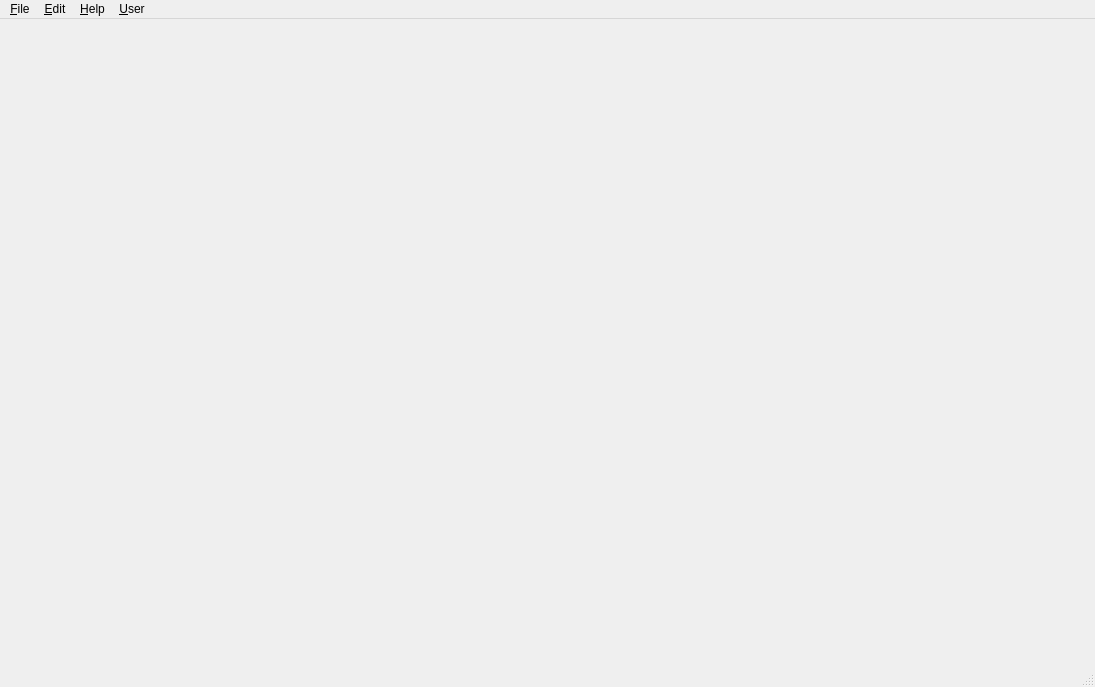
<?xml version="1.0" encoding="UTF-8"?>
<ui version="4.0">
 <class>MainWindow</class>
 <widget class="QMainWindow" name="MainWindow">
  <property name="geometry">
   <rect>
    <x>0</x>
    <y>0</y>
    <width>1095</width>
    <height>687</height>
   </rect>
  </property>
  <property name="windowTitle">
   <string>MainWindow</string>
  </property>
  <widget class="QWidget" name="centralwidget">
   <layout class="QGridLayout" name="gridLayout">
    <item row="0" column="0">
     <widget class="QStackedWidget" name="application">
      <property name="currentIndex">
       <number>0</number>
      </property>
      <widget class="QWidget" name="login"/>
      <widget class="QWidget" name="logged_in">
       <layout class="QGridLayout" name="gridLayout_4">
        <item row="0" column="0">
         <widget class="QTabWidget" name="tabWidget">
          <property name="tabShape">
           <enum>QTabWidget::Triangular</enum>
          </property>
          <property name="currentIndex">
           <number>0</number>
          </property>
          <widget class="QWidget" name="searchGrid">
           <attribute name="title">
            <string>Search</string>
           </attribute>
          </widget>
          <widget class="QWidget" name="newGrid">
           <attribute name="title">
            <string>New</string>
           </attribute>
          </widget>
         </widget>
        </item>
       </layout>
      </widget>
     </widget>
    </item>
   </layout>
  </widget>
  <widget class="QMenuBar" name="menubar">
   <property name="geometry">
    <rect>
     <x>0</x>
     <y>0</y>
     <width>1095</width>
     <height>30</height>
    </rect>
   </property>
   <widget class="QMenu" name="menuFile">
    <property name="title">
     <string>&amp;File</string>
    </property>
    <addaction name="actionLogout"/>
    <addaction name="action_Exit"/>
   </widget>
   <widget class="QMenu" name="menuHelp">
    <property name="title">
     <string>&amp;Help</string>
    </property>
    <addaction name="action_About"/>
   </widget>
   <widget class="QMenu" name="menuEdit">
    <property name="title">
     <string>&amp;Edit</string>
    </property>
    <addaction name="actionDelete"/>
    <addaction name="actionEdit"/>
    <addaction name="action_New"/>
   </widget>
   <widget class="QMenu" name="menuUser">
    <property name="title">
     <string>&amp;User</string>
    </property>
    <addaction name="actionWho_Am_I"/>
    <addaction name="actionNew_U"/>
    <addaction name="actionDelete_User"/>
   </widget>
   <addaction name="menuFile"/>
   <addaction name="menuEdit"/>
   <addaction name="menuHelp"/>
   <addaction name="menuUser"/>
  </widget>
  <widget class="QStatusBar" name="statusbar"/>
  <action name="action_Exit">
   <property name="text">
    <string>&amp;Exit</string>
   </property>
  </action>
  <action name="action_About">
   <property name="text">
    <string>&amp;About</string>
   </property>
  </action>
  <action name="actionDelete">
   <property name="enabled">
    <bool>false</bool>
   </property>
   <property name="text">
    <string>&amp;Delete</string>
   </property>
  </action>
  <action name="actionEdit">
   <property name="enabled">
    <bool>false</bool>
   </property>
   <property name="text">
    <string>&amp;Edit</string>
   </property>
   <property name="iconText">
    <string>Edit</string>
   </property>
   <property name="toolTip">
    <string>Edit database</string>
   </property>
  </action>
  <action name="actionLogout">
   <property name="text">
    <string>&amp;Logout</string>
   </property>
  </action>
  <action name="action_New">
   <property name="enabled">
    <bool>false</bool>
   </property>
   <property name="text">
    <string>&amp;New</string>
   </property>
  </action>
  <action name="actionWho_Am_I">
   <property name="text">
    <string>&amp;Who Am I</string>
   </property>
  </action>
  <action name="actionNew_U">
   <property name="text">
    <string>&amp;New U</string>
   </property>
  </action>
  <action name="actionDelete_User">
   <property name="text">
    <string>&amp;Delete User</string>
   </property>
  </action>
 </widget>
 <resources/>
 <connections>
  <connection>
   <sender>action_Exit</sender>
   <signal>triggered()</signal>
   <receiver>MainWindow</receiver>
   <slot>close()</slot>
   <hints>
    <hint type="sourcelabel">
     <x>-1</x>
     <y>-1</y>
    </hint>
    <hint type="destinationlabel">
     <x>547</x>
     <y>343</y>
    </hint>
   </hints>
  </connection>
 </connections>
</ui>
